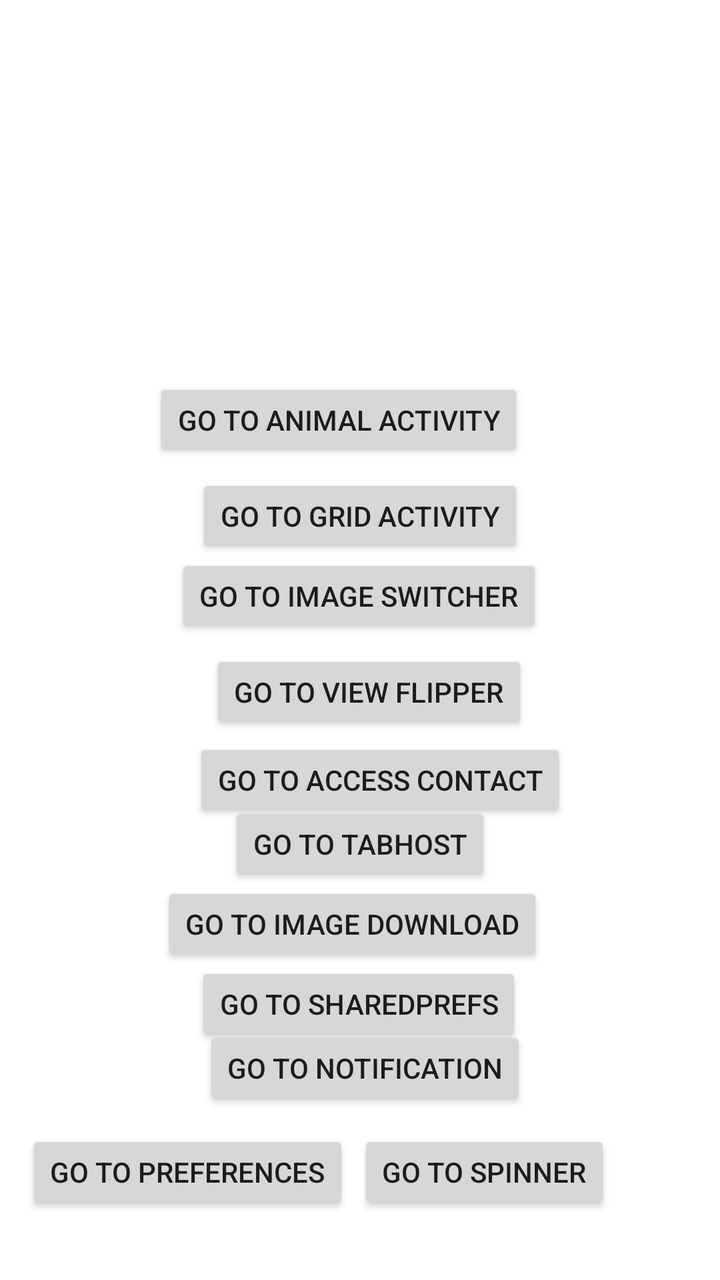
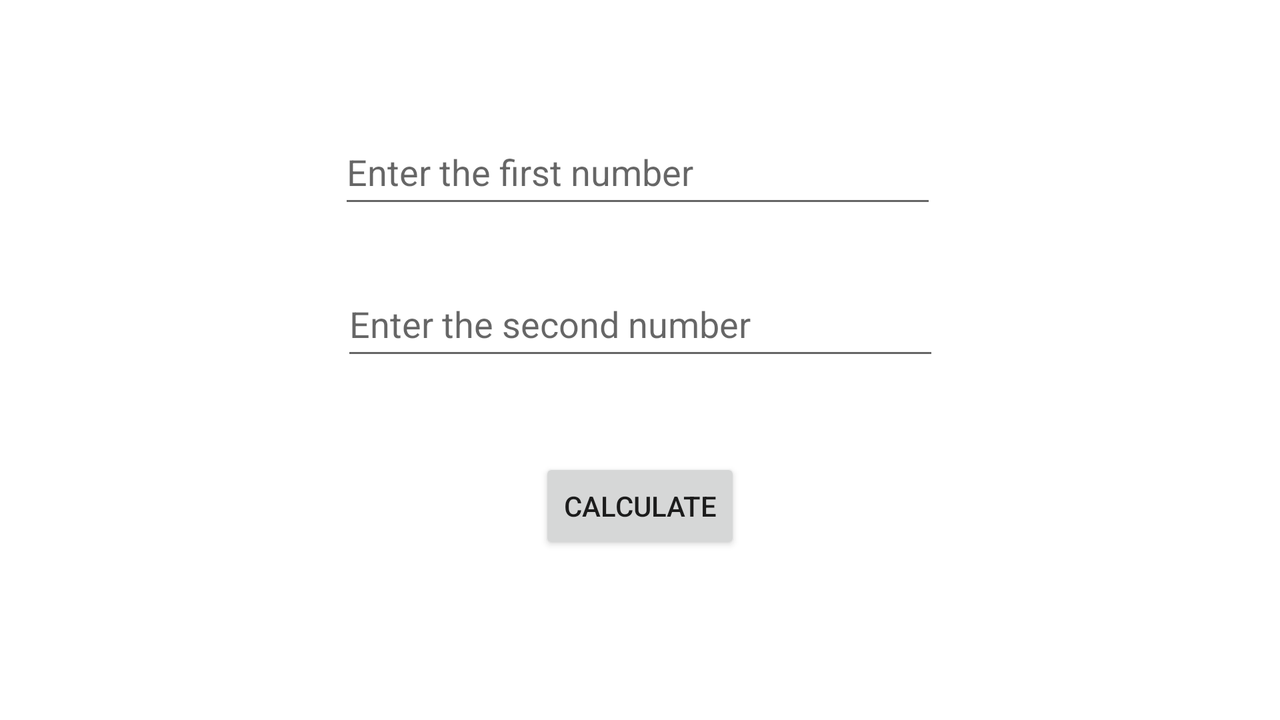

An Android layout and its configuration variant, each rendered on a device that would load it. The default file and the variant file are quoted in full after the pictures.
<!-- AndroidManifest.xml: application theme Theme.Androlearn -->
<!-- res/layout/activity_main.xml -->
<?xml version="1.0" encoding="utf-8"?>
<androidx.constraintlayout.widget.ConstraintLayout xmlns:android="http://schemas.android.com/apk/res/android"
    xmlns:app="http://schemas.android.com/apk/res-auto"
    xmlns:tools="http://schemas.android.com/tools"
    android:layout_width="match_parent"
    android:layout_height="match_parent"
    tools:context=".activities.MainActivity">

    <EditText
        android:id="@+id/text1"
        android:layout_width="299dp"
        android:layout_height="49dp"
        android:layout_marginTop="4dp"
        android:ems="10"
        android:hint="Enter the first number"
        android:inputType="textPersonName"
        android:visibility="invisible"
        app:layout_constraintEnd_toEndOf="parent"
        app:layout_constraintStart_toStartOf="parent"
        app:layout_constraintTop_toTopOf="parent" />

    <EditText
        android:id="@+id/text2"
        android:layout_width="299dp"
        android:layout_height="49dp"
        android:layout_marginTop="72dp"
        android:ems="10"
        android:hint="Enter the second number"
        android:inputType="textPersonName"
        android:visibility="invisible"
        app:layout_constraintEnd_toEndOf="parent"
        app:layout_constraintStart_toStartOf="parent"
        app:layout_constraintTop_toTopOf="parent" />

    <Button
        android:id="@+id/calculate"
        android:layout_width="wrap_content"
        android:layout_height="wrap_content"
        android:layout_marginTop="12dp"
        android:text="calculate"
        android:visibility="invisible"
        app:layout_constraintEnd_toEndOf="parent"
        app:layout_constraintHorizontal_bias="0.498"
        app:layout_constraintStart_toStartOf="parent"
        app:layout_constraintTop_toBottomOf="@+id/text2" />

    <Button
        android:id="@+id/btnAnimalActivity"
        android:layout_width="wrap_content"
        android:layout_height="42dp"
        android:layout_marginTop="8dp"
        android:text="Go to animal activity"
        app:layout_constraintEnd_toEndOf="parent"
        app:layout_constraintHorizontal_bias="0.439"
        app:layout_constraintStart_toStartOf="parent"
        app:layout_constraintTop_toBottomOf="@+id/calculate" />

    <Button
        android:id="@+id/btnGridView"
        android:layout_width="wrap_content"
        android:layout_height="42dp"
        android:layout_marginTop="56dp"
        android:text="Go to Grid activity"
        app:layout_constraintEnd_toEndOf="parent"
        app:layout_constraintStart_toStartOf="parent"
        app:layout_constraintTop_toBottomOf="@+id/calculate" />

    <Button
        android:id="@+id/btnImageSwatch"
        android:layout_width="wrap_content"
        android:layout_height="42dp"
        android:layout_marginTop="96dp"
        android:text="Go to Image Switcher"
        app:layout_constraintEnd_toEndOf="parent"
        app:layout_constraintHorizontal_bias="0.497"
        app:layout_constraintStart_toStartOf="parent"
        app:layout_constraintTop_toBottomOf="@+id/calculate" />

    <Button
        android:id="@+id/btnViewFlipperAnimator"
        android:layout_width="wrap_content"
        android:layout_height="42dp"
        android:layout_marginTop="144dp"
        android:text="Go to View Flipper"
        app:layout_constraintEnd_toEndOf="parent"
        app:layout_constraintHorizontal_bias="0.522"
        app:layout_constraintStart_toStartOf="parent"
        app:layout_constraintTop_toBottomOf="@+id/calculate" />

    <Button
        android:id="@+id/btnTabhost"
        android:layout_width="wrap_content"
        android:layout_height="42dp"
        android:layout_marginTop="220dp"
        android:text="Go to Tabhost"
        app:layout_constraintEnd_toEndOf="parent"
        app:layout_constraintStart_toStartOf="parent"
        app:layout_constraintTop_toBottomOf="@+id/calculate" />

    <Button
        android:id="@+id/btnImageInternet"
        android:layout_width="wrap_content"
        android:layout_height="42dp"
        android:layout_marginTop="260dp"
        android:text="Go to Image Download"
        app:layout_constraintEnd_toEndOf="parent"
        app:layout_constraintHorizontal_bias="0.478"
        app:layout_constraintStart_toStartOf="parent"
        app:layout_constraintTop_toBottomOf="@+id/calculate" />

    <Button
        android:id="@+id/btnSharedPrefs"
        android:layout_width="wrap_content"
        android:layout_height="42dp"
        android:layout_marginTop="300dp"
        android:text="Go to SharedPrefs"
        app:layout_constraintEnd_toEndOf="parent"
        app:layout_constraintHorizontal_bias="0.497"
        app:layout_constraintStart_toStartOf="parent"
        app:layout_constraintTop_toBottomOf="@+id/calculate" />

    <Button
        android:id="@+id/btnNotification"
        android:layout_width="wrap_content"
        android:layout_height="42dp"
        android:layout_marginTop="332dp"
        android:text="Go to Notification"
        app:layout_constraintEnd_toEndOf="parent"
        app:layout_constraintHorizontal_bias="0.512"
        app:layout_constraintStart_toStartOf="parent"
        app:layout_constraintTop_toBottomOf="@+id/calculate" />

    <Button
        android:id="@+id/btnSpinner"
        android:layout_width="wrap_content"
        android:layout_height="42dp"
        android:layout_marginTop="384dp"
        android:text="Go to Spinner"
        app:layout_constraintEnd_toEndOf="parent"
        app:layout_constraintHorizontal_bias="0.766"
        app:layout_constraintStart_toStartOf="parent"
        app:layout_constraintTop_toBottomOf="@+id/calculate" />

    <Button
        android:id="@+id/btnPreference"
        android:layout_width="wrap_content"
        android:layout_height="42dp"
        android:layout_marginTop="384dp"
        android:text="Go to Preferences"
        app:layout_constraintEnd_toEndOf="parent"
        app:layout_constraintHorizontal_bias="0.066"
        app:layout_constraintStart_toStartOf="parent"
        app:layout_constraintTop_toBottomOf="@+id/calculate" />

    <Button
        android:id="@+id/btnAccessContact"
        android:layout_width="wrap_content"
        android:layout_height="42dp"
        android:layout_marginTop="188dp"
        android:text="Go to Access Contact"
        app:layout_constraintEnd_toEndOf="parent"
        app:layout_constraintHorizontal_bias="0.558"
        app:layout_constraintStart_toStartOf="parent"
        app:layout_constraintTop_toBottomOf="@+id/calculate" />
</androidx.constraintlayout.widget.ConstraintLayout>
<!-- resources referenced by this layout -->
<resources>
  <style name="Theme.Androlearn" parent="Theme.MaterialComponents.DayNight.DarkActionBar">
          
          <item name="colorPrimary">@color/purple_500</item>
          <item name="colorPrimaryVariant">@color/purple_700</item>
          <item name="colorOnPrimary">@color/white</item>
          
          <item name="colorSecondary">@color/teal_200</item>
          <item name="colorSecondaryVariant">@color/teal_700</item>
          <item name="colorOnSecondary">@color/black</item>
          
          <item name="android:statusBarColor" tools:targetApi="l">?attr/colorPrimaryVariant</item>
          
      </style>
</resources>
<!-- res/layout-land/activity_main.xml (the author's variant of the layout above) -->
<!-- drawn on the phone turned sideways -->
<?xml version="1.0" encoding="utf-8"?>
<androidx.constraintlayout.widget.ConstraintLayout xmlns:android="http://schemas.android.com/apk/res/android"
    xmlns:app="http://schemas.android.com/apk/res-auto"
    xmlns:tools="http://schemas.android.com/tools"
    android:layout_width="match_parent"
    android:layout_height="match_parent"
    tools:context=".activities.MainActivity">

    <EditText
        android:id="@+id/text1"
        android:layout_width="299dp"
        android:layout_height="49dp"
        android:layout_marginTop="60dp"
        android:ems="10"
        android:hint="Enter the first number"
        android:inputType="textPersonName"
        app:layout_constraintEnd_toEndOf="parent"
        app:layout_constraintHorizontal_bias="0.497"
        app:layout_constraintStart_toStartOf="parent"
        app:layout_constraintTop_toTopOf="parent" />

    <EditText
        android:id="@+id/text2"
        android:layout_width="299dp"
        android:layout_height="49dp"
        android:layout_marginTop="136dp"
        android:ems="10"
        android:hint="Enter the second number"
        android:inputType="textPersonName"
        app:layout_constraintEnd_toEndOf="parent"
        app:layout_constraintStart_toStartOf="parent"
        app:layout_constraintTop_toTopOf="parent" />

    <Button
        android:id="@+id/calculate"
        android:layout_width="wrap_content"
        android:layout_height="wrap_content"
        android:layout_marginTop="44dp"
        android:text="calculate"
        app:layout_constraintEnd_toEndOf="parent"
        app:layout_constraintStart_toStartOf="parent"
        app:layout_constraintTop_toBottomOf="@+id/text2" />
</androidx.constraintlayout.widget.ConstraintLayout>
